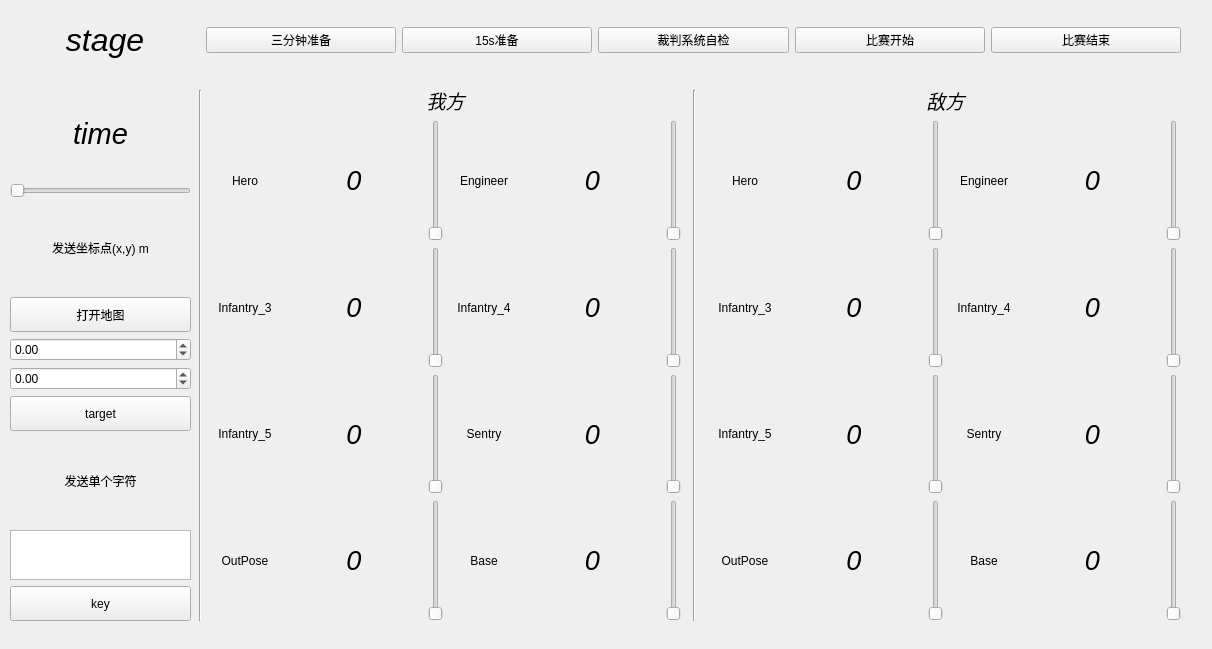
<?xml version="1.0" encoding="UTF-8"?>
<ui version="4.0">
 <class>referee_gui</class>
 <widget class="QWidget" name="referee_gui">
  <property name="geometry">
   <rect>
    <x>0</x>
    <y>0</y>
    <width>1212</width>
    <height>649</height>
   </rect>
  </property>
  <property name="windowTitle">
   <string>Form</string>
  </property>
  <widget class="QWidget" name="gridLayoutWidget">
   <property name="geometry">
    <rect>
     <x>10</x>
     <y>0</y>
     <width>1171</width>
     <height>81</height>
    </rect>
   </property>
   <layout class="QGridLayout" name="gridLayout">
    <item row="0" column="0">
     <widget class="QLabel" name="label_stage">
      <property name="minimumSize">
       <size>
        <width>0</width>
        <height>50</height>
       </size>
      </property>
      <property name="font">
       <font>
        <pointsize>24</pointsize>
        <italic>true</italic>
       </font>
      </property>
      <property name="text">
       <string>stage</string>
      </property>
      <property name="alignment">
       <set>Qt::AlignCenter</set>
      </property>
     </widget>
    </item>
    <item row="0" column="1">
     <widget class="QPushButton" name="button_stage1">
      <property name="text">
       <string>三分钟准备</string>
      </property>
     </widget>
    </item>
    <item row="0" column="5">
     <widget class="QPushButton" name="button_stage5">
      <property name="text">
       <string>比赛结束</string>
      </property>
     </widget>
    </item>
    <item row="0" column="2">
     <widget class="QPushButton" name="button_stage2">
      <property name="text">
       <string>15s准备</string>
      </property>
     </widget>
    </item>
    <item row="0" column="3">
     <widget class="QPushButton" name="button_stage3">
      <property name="text">
       <string>裁判系统自检</string>
      </property>
     </widget>
    </item>
    <item row="0" column="4">
     <widget class="QPushButton" name="button_stage4">
      <property name="text">
       <string>比赛开始</string>
      </property>
     </widget>
    </item>
   </layout>
  </widget>
  <widget class="QWidget" name="verticalLayoutWidget">
   <property name="geometry">
    <rect>
     <x>10</x>
     <y>90</y>
     <width>181</width>
     <height>531</height>
    </rect>
   </property>
   <layout class="QVBoxLayout" name="verticalLayout">
    <item>
     <widget class="QLabel" name="label_time">
      <property name="maximumSize">
       <size>
        <width>16777215</width>
        <height>446</height>
       </size>
      </property>
      <property name="font">
       <font>
        <pointsize>22</pointsize>
        <italic>true</italic>
       </font>
      </property>
      <property name="text">
       <string>time</string>
      </property>
      <property name="alignment">
       <set>Qt::AlignCenter</set>
      </property>
     </widget>
    </item>
    <item>
     <widget class="QSlider" name="slider_time">
      <property name="minimumSize">
       <size>
        <width>0</width>
        <height>0</height>
       </size>
      </property>
      <property name="maximum">
       <number>420</number>
      </property>
      <property name="orientation">
       <enum>Qt::Horizontal</enum>
      </property>
     </widget>
    </item>
    <item>
     <widget class="QLabel" name="label_3">
      <property name="text">
       <string>发送坐标点(x,y) m</string>
      </property>
      <property name="alignment">
       <set>Qt::AlignCenter</set>
      </property>
     </widget>
    </item>
    <item>
     <widget class="QPushButton" name="pushButton_3">
      <property name="minimumSize">
       <size>
        <width>0</width>
        <height>35</height>
       </size>
      </property>
      <property name="text">
       <string>打开地图</string>
      </property>
     </widget>
    </item>
    <item>
     <widget class="QDoubleSpinBox" name="target_x">
      <property name="minimum">
       <double>-15.000000000000000</double>
      </property>
      <property name="maximum">
       <double>30.000000000000000</double>
      </property>
      <property name="singleStep">
       <double>0.100000000000000</double>
      </property>
     </widget>
    </item>
    <item>
     <widget class="QDoubleSpinBox" name="target_y">
      <property name="minimum">
       <double>-10.000000000000000</double>
      </property>
      <property name="maximum">
       <double>15.000000000000000</double>
      </property>
      <property name="singleStep">
       <double>0.100000000000000</double>
      </property>
     </widget>
    </item>
    <item>
     <widget class="QPushButton" name="botto_target">
      <property name="minimumSize">
       <size>
        <width>0</width>
        <height>35</height>
       </size>
      </property>
      <property name="text">
       <string>target</string>
      </property>
     </widget>
    </item>
    <item>
     <widget class="QLabel" name="label_2">
      <property name="text">
       <string>发送单个字符</string>
      </property>
      <property name="alignment">
       <set>Qt::AlignCenter</set>
      </property>
     </widget>
    </item>
    <item>
     <widget class="QTextEdit" name="key_edit">
      <property name="maximumSize">
       <size>
        <width>16777215</width>
        <height>50</height>
       </size>
      </property>
     </widget>
    </item>
    <item>
     <widget class="QPushButton" name="botton_key">
      <property name="minimumSize">
       <size>
        <width>0</width>
        <height>35</height>
       </size>
      </property>
      <property name="text">
       <string>key</string>
      </property>
     </widget>
    </item>
   </layout>
  </widget>
  <widget class="QWidget" name="gridLayoutWidget_2">
   <property name="geometry">
    <rect>
     <x>210</x>
     <y>120</y>
     <width>471</width>
     <height>501</height>
    </rect>
   </property>
   <layout class="QGridLayout" name="gridLayout_2">
    <item row="4" column="0">
     <widget class="QLabel" name="label_23">
      <property name="text">
       <string>Infantry_5</string>
      </property>
      <property name="alignment">
       <set>Qt::AlignCenter</set>
      </property>
     </widget>
    </item>
    <item row="5" column="4">
     <widget class="QLabel" name="label_team_base_hp">
      <property name="font">
       <font>
        <pointsize>20</pointsize>
        <italic>true</italic>
       </font>
      </property>
      <property name="text">
       <string>0</string>
      </property>
      <property name="alignment">
       <set>Qt::AlignCenter</set>
      </property>
     </widget>
    </item>
    <item row="3" column="5">
     <widget class="QSlider" name="slider_team_infantry_4">
      <property name="maximum">
       <number>400</number>
      </property>
      <property name="orientation">
       <enum>Qt::Vertical</enum>
      </property>
     </widget>
    </item>
    <item row="3" column="0">
     <widget class="QLabel" name="label_22">
      <property name="text">
       <string>Infantry_3</string>
      </property>
      <property name="alignment">
       <set>Qt::AlignCenter</set>
      </property>
     </widget>
    </item>
    <item row="3" column="2">
     <widget class="QSlider" name="slider_team_infantry_3">
      <property name="maximum">
       <number>400</number>
      </property>
      <property name="orientation">
       <enum>Qt::Vertical</enum>
      </property>
     </widget>
    </item>
    <item row="5" column="2">
     <widget class="QSlider" name="slider_team_outpose">
      <property name="maximum">
       <number>1500</number>
      </property>
      <property name="orientation">
       <enum>Qt::Vertical</enum>
      </property>
     </widget>
    </item>
    <item row="0" column="0">
     <widget class="QLabel" name="label_21">
      <property name="maximumSize">
       <size>
        <width>70</width>
        <height>16777215</height>
       </size>
      </property>
      <property name="text">
       <string>Hero</string>
      </property>
      <property name="alignment">
       <set>Qt::AlignCenter</set>
      </property>
     </widget>
    </item>
    <item row="0" column="4">
     <widget class="QLabel" name="label_team_engineer_hp">
      <property name="font">
       <font>
        <pointsize>20</pointsize>
        <italic>true</italic>
       </font>
      </property>
      <property name="text">
       <string>0</string>
      </property>
      <property name="alignment">
       <set>Qt::AlignCenter</set>
      </property>
     </widget>
    </item>
    <item row="4" column="1">
     <widget class="QLabel" name="label_team_infantry_5_hp">
      <property name="font">
       <font>
        <pointsize>20</pointsize>
        <italic>true</italic>
       </font>
      </property>
      <property name="text">
       <string>0</string>
      </property>
      <property name="alignment">
       <set>Qt::AlignCenter</set>
      </property>
     </widget>
    </item>
    <item row="0" column="2">
     <widget class="QSlider" name="slider_team_hero">
      <property name="maximum">
       <number>500</number>
      </property>
      <property name="orientation">
       <enum>Qt::Vertical</enum>
      </property>
     </widget>
    </item>
    <item row="3" column="4">
     <widget class="QLabel" name="label_team_infantry_4_hp">
      <property name="font">
       <font>
        <pointsize>20</pointsize>
        <italic>true</italic>
       </font>
      </property>
      <property name="text">
       <string>0</string>
      </property>
      <property name="alignment">
       <set>Qt::AlignCenter</set>
      </property>
     </widget>
    </item>
    <item row="4" column="4">
     <widget class="QLabel" name="label_team_sentry_hp">
      <property name="font">
       <font>
        <pointsize>20</pointsize>
        <italic>true</italic>
       </font>
      </property>
      <property name="text">
       <string>0</string>
      </property>
      <property name="alignment">
       <set>Qt::AlignCenter</set>
      </property>
     </widget>
    </item>
    <item row="5" column="0">
     <widget class="QLabel" name="label_24">
      <property name="text">
       <string>OutPose</string>
      </property>
      <property name="alignment">
       <set>Qt::AlignCenter</set>
      </property>
     </widget>
    </item>
    <item row="3" column="1">
     <widget class="QLabel" name="label_team_infantry_3_hp">
      <property name="font">
       <font>
        <pointsize>20</pointsize>
        <italic>true</italic>
       </font>
      </property>
      <property name="text">
       <string>0</string>
      </property>
      <property name="alignment">
       <set>Qt::AlignCenter</set>
      </property>
     </widget>
    </item>
    <item row="5" column="1">
     <widget class="QLabel" name="label_team_outpose_hp">
      <property name="font">
       <font>
        <pointsize>20</pointsize>
        <italic>true</italic>
       </font>
      </property>
      <property name="text">
       <string>0</string>
      </property>
      <property name="alignment">
       <set>Qt::AlignCenter</set>
      </property>
     </widget>
    </item>
    <item row="0" column="5">
     <widget class="QSlider" name="slider_team_engineer">
      <property name="maximum">
       <number>250</number>
      </property>
      <property name="orientation">
       <enum>Qt::Vertical</enum>
      </property>
     </widget>
    </item>
    <item row="0" column="1">
     <widget class="QLabel" name="label_team_hero_hp">
      <property name="font">
       <font>
        <pointsize>20</pointsize>
        <italic>true</italic>
       </font>
      </property>
      <property name="text">
       <string>0</string>
      </property>
      <property name="alignment">
       <set>Qt::AlignCenter</set>
      </property>
     </widget>
    </item>
    <item row="5" column="5">
     <widget class="QSlider" name="slider_team_base">
      <property name="maximum">
       <number>5000</number>
      </property>
      <property name="orientation">
       <enum>Qt::Vertical</enum>
      </property>
     </widget>
    </item>
    <item row="4" column="2">
     <widget class="QSlider" name="slider_team_infantry_5">
      <property name="maximum">
       <number>400</number>
      </property>
      <property name="orientation">
       <enum>Qt::Vertical</enum>
      </property>
     </widget>
    </item>
    <item row="4" column="5">
     <widget class="QSlider" name="slider_team_sentry">
      <property name="maximum">
       <number>400</number>
      </property>
      <property name="orientation">
       <enum>Qt::Vertical</enum>
      </property>
     </widget>
    </item>
    <item row="0" column="3">
     <widget class="QLabel" name="label_25">
      <property name="maximumSize">
       <size>
        <width>70</width>
        <height>16777215</height>
       </size>
      </property>
      <property name="text">
       <string>Engineer</string>
      </property>
      <property name="alignment">
       <set>Qt::AlignCenter</set>
      </property>
     </widget>
    </item>
    <item row="3" column="3">
     <widget class="QLabel" name="label_26">
      <property name="text">
       <string>Infantry_4</string>
      </property>
      <property name="alignment">
       <set>Qt::AlignCenter</set>
      </property>
     </widget>
    </item>
    <item row="4" column="3">
     <widget class="QLabel" name="label_27">
      <property name="text">
       <string>Sentry</string>
      </property>
      <property name="alignment">
       <set>Qt::AlignCenter</set>
      </property>
     </widget>
    </item>
    <item row="5" column="3">
     <widget class="QLabel" name="label_28">
      <property name="text">
       <string>Base</string>
      </property>
      <property name="alignment">
       <set>Qt::AlignCenter</set>
      </property>
     </widget>
    </item>
   </layout>
  </widget>
  <widget class="Line" name="line">
   <property name="geometry">
    <rect>
     <x>679</x>
     <y>90</y>
     <width>31</width>
     <height>531</height>
    </rect>
   </property>
   <property name="orientation">
    <enum>Qt::Vertical</enum>
   </property>
  </widget>
  <widget class="QLabel" name="label">
   <property name="geometry">
    <rect>
     <x>390</x>
     <y>90</y>
     <width>111</width>
     <height>21</height>
    </rect>
   </property>
   <property name="font">
    <font>
     <pointsize>14</pointsize>
     <italic>true</italic>
    </font>
   </property>
   <property name="text">
    <string>我方</string>
   </property>
   <property name="alignment">
    <set>Qt::AlignCenter</set>
   </property>
  </widget>
  <widget class="QLabel" name="label_20">
   <property name="geometry">
    <rect>
     <x>890</x>
     <y>90</y>
     <width>111</width>
     <height>21</height>
    </rect>
   </property>
   <property name="font">
    <font>
     <pointsize>14</pointsize>
     <italic>true</italic>
    </font>
   </property>
   <property name="text">
    <string>敌方</string>
   </property>
   <property name="alignment">
    <set>Qt::AlignCenter</set>
   </property>
  </widget>
  <widget class="Line" name="line_2">
   <property name="geometry">
    <rect>
     <x>180</x>
     <y>90</y>
     <width>41</width>
     <height>531</height>
    </rect>
   </property>
   <property name="orientation">
    <enum>Qt::Vertical</enum>
   </property>
  </widget>
  <widget class="QWidget" name="gridLayoutWidget_3">
   <property name="geometry">
    <rect>
     <x>710</x>
     <y>120</y>
     <width>471</width>
     <height>501</height>
    </rect>
   </property>
   <layout class="QGridLayout" name="gridLayout_3">
    <item row="4" column="0">
     <widget class="QLabel" name="label_29">
      <property name="text">
       <string>Infantry_5</string>
      </property>
      <property name="alignment">
       <set>Qt::AlignCenter</set>
      </property>
     </widget>
    </item>
    <item row="5" column="4">
     <widget class="QLabel" name="label_enemy_base_hp">
      <property name="font">
       <font>
        <pointsize>20</pointsize>
        <italic>true</italic>
       </font>
      </property>
      <property name="text">
       <string>0</string>
      </property>
      <property name="alignment">
       <set>Qt::AlignCenter</set>
      </property>
     </widget>
    </item>
    <item row="3" column="5">
     <widget class="QSlider" name="slider_enemy_infantry_4">
      <property name="maximum">
       <number>400</number>
      </property>
      <property name="orientation">
       <enum>Qt::Vertical</enum>
      </property>
     </widget>
    </item>
    <item row="3" column="0">
     <widget class="QLabel" name="label_30">
      <property name="text">
       <string>Infantry_3</string>
      </property>
      <property name="alignment">
       <set>Qt::AlignCenter</set>
      </property>
     </widget>
    </item>
    <item row="3" column="2">
     <widget class="QSlider" name="slider_enemy_infantry_3">
      <property name="maximum">
       <number>400</number>
      </property>
      <property name="orientation">
       <enum>Qt::Vertical</enum>
      </property>
     </widget>
    </item>
    <item row="5" column="2">
     <widget class="QSlider" name="slider_enemy_outpose">
      <property name="maximum">
       <number>1500</number>
      </property>
      <property name="orientation">
       <enum>Qt::Vertical</enum>
      </property>
     </widget>
    </item>
    <item row="0" column="0">
     <widget class="QLabel" name="label_31">
      <property name="maximumSize">
       <size>
        <width>70</width>
        <height>16777215</height>
       </size>
      </property>
      <property name="text">
       <string>Hero</string>
      </property>
      <property name="alignment">
       <set>Qt::AlignCenter</set>
      </property>
     </widget>
    </item>
    <item row="0" column="4">
     <widget class="QLabel" name="label_enemy_engineer_hp">
      <property name="font">
       <font>
        <pointsize>20</pointsize>
        <italic>true</italic>
       </font>
      </property>
      <property name="text">
       <string>0</string>
      </property>
      <property name="alignment">
       <set>Qt::AlignCenter</set>
      </property>
     </widget>
    </item>
    <item row="4" column="1">
     <widget class="QLabel" name="label_enemy_infantry_5_hp">
      <property name="font">
       <font>
        <pointsize>20</pointsize>
        <italic>true</italic>
       </font>
      </property>
      <property name="text">
       <string>0</string>
      </property>
      <property name="alignment">
       <set>Qt::AlignCenter</set>
      </property>
     </widget>
    </item>
    <item row="0" column="2">
     <widget class="QSlider" name="slider_enemy_hero">
      <property name="maximum">
       <number>500</number>
      </property>
      <property name="orientation">
       <enum>Qt::Vertical</enum>
      </property>
     </widget>
    </item>
    <item row="3" column="4">
     <widget class="QLabel" name="label_enemy_infantry_4_hp">
      <property name="font">
       <font>
        <pointsize>20</pointsize>
        <italic>true</italic>
       </font>
      </property>
      <property name="text">
       <string>0</string>
      </property>
      <property name="alignment">
       <set>Qt::AlignCenter</set>
      </property>
     </widget>
    </item>
    <item row="4" column="4">
     <widget class="QLabel" name="label_enemy_sentry_hp">
      <property name="font">
       <font>
        <pointsize>20</pointsize>
        <italic>true</italic>
       </font>
      </property>
      <property name="text">
       <string>0</string>
      </property>
      <property name="alignment">
       <set>Qt::AlignCenter</set>
      </property>
     </widget>
    </item>
    <item row="5" column="0">
     <widget class="QLabel" name="label_32">
      <property name="text">
       <string>OutPose</string>
      </property>
      <property name="alignment">
       <set>Qt::AlignCenter</set>
      </property>
     </widget>
    </item>
    <item row="3" column="1">
     <widget class="QLabel" name="label_enemy_infantry_3_hp">
      <property name="font">
       <font>
        <pointsize>20</pointsize>
        <italic>true</italic>
       </font>
      </property>
      <property name="text">
       <string>0</string>
      </property>
      <property name="alignment">
       <set>Qt::AlignCenter</set>
      </property>
     </widget>
    </item>
    <item row="5" column="1">
     <widget class="QLabel" name="label_enemy_outpose_hp">
      <property name="font">
       <font>
        <pointsize>20</pointsize>
        <italic>true</italic>
       </font>
      </property>
      <property name="text">
       <string>0</string>
      </property>
      <property name="alignment">
       <set>Qt::AlignCenter</set>
      </property>
     </widget>
    </item>
    <item row="0" column="5">
     <widget class="QSlider" name="slider_enemy_engineer">
      <property name="maximum">
       <number>250</number>
      </property>
      <property name="orientation">
       <enum>Qt::Vertical</enum>
      </property>
     </widget>
    </item>
    <item row="0" column="1">
     <widget class="QLabel" name="label_enemy_hero_hp">
      <property name="font">
       <font>
        <pointsize>20</pointsize>
        <italic>true</italic>
       </font>
      </property>
      <property name="text">
       <string>0</string>
      </property>
      <property name="alignment">
       <set>Qt::AlignCenter</set>
      </property>
     </widget>
    </item>
    <item row="5" column="5">
     <widget class="QSlider" name="slider_enemy_base">
      <property name="maximum">
       <number>5000</number>
      </property>
      <property name="orientation">
       <enum>Qt::Vertical</enum>
      </property>
     </widget>
    </item>
    <item row="4" column="2">
     <widget class="QSlider" name="slider_enemy_infantry_5">
      <property name="maximum">
       <number>400</number>
      </property>
      <property name="orientation">
       <enum>Qt::Vertical</enum>
      </property>
     </widget>
    </item>
    <item row="4" column="5">
     <widget class="QSlider" name="slider_enemy_sentry">
      <property name="maximum">
       <number>400</number>
      </property>
      <property name="orientation">
       <enum>Qt::Vertical</enum>
      </property>
     </widget>
    </item>
    <item row="0" column="3">
     <widget class="QLabel" name="label_111">
      <property name="maximumSize">
       <size>
        <width>70</width>
        <height>16777215</height>
       </size>
      </property>
      <property name="text">
       <string>Engineer</string>
      </property>
      <property name="alignment">
       <set>Qt::AlignCenter</set>
      </property>
     </widget>
    </item>
    <item row="3" column="3">
     <widget class="QLabel" name="label_34">
      <property name="text">
       <string>Infantry_4</string>
      </property>
      <property name="alignment">
       <set>Qt::AlignCenter</set>
      </property>
     </widget>
    </item>
    <item row="4" column="3">
     <widget class="QLabel" name="label_35">
      <property name="text">
       <string>Sentry</string>
      </property>
      <property name="alignment">
       <set>Qt::AlignCenter</set>
      </property>
     </widget>
    </item>
    <item row="5" column="3">
     <widget class="QLabel" name="label_36">
      <property name="text">
       <string>Base</string>
      </property>
      <property name="alignment">
       <set>Qt::AlignCenter</set>
      </property>
     </widget>
    </item>
   </layout>
  </widget>
 </widget>
 <resources/>
 <connections/>
</ui>
